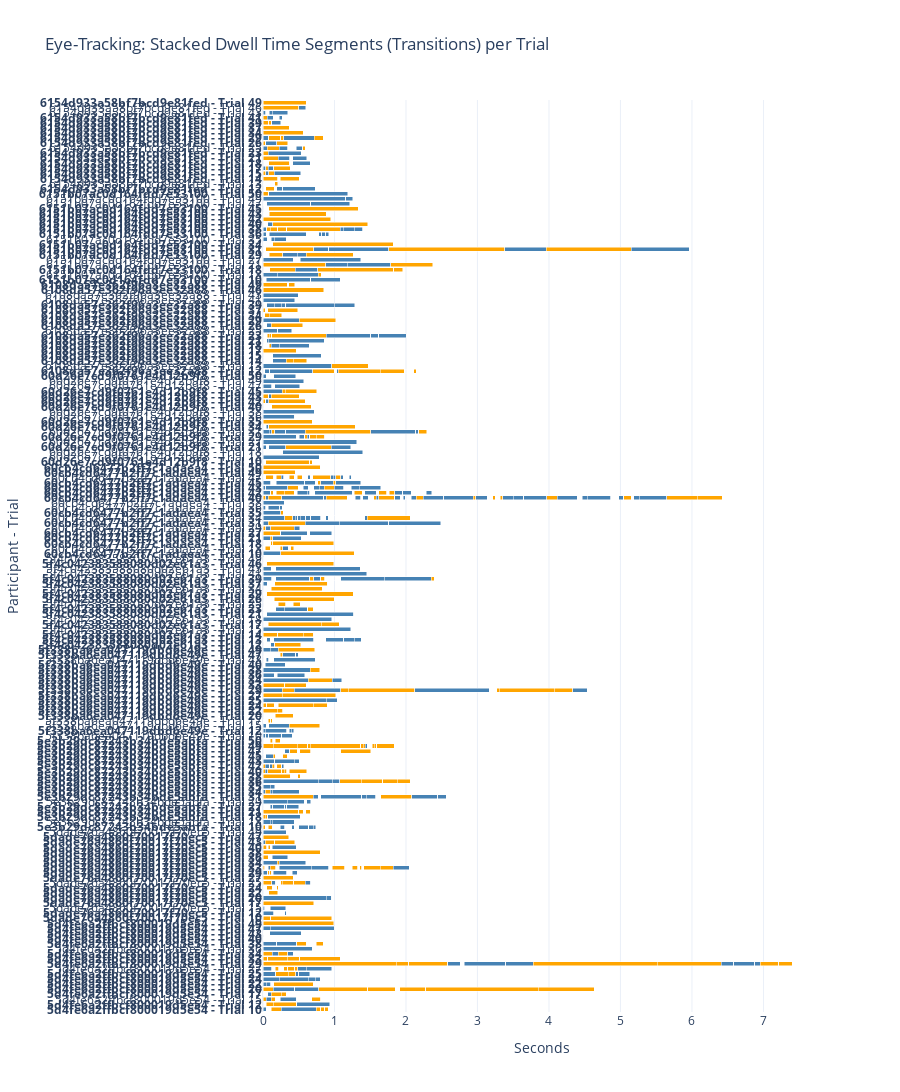

The code cell stored with this chart in its notebook:
### Code cell
import plotly.graph_objects as go
transparent_color = 'hsva(0, 0%, 100%, 0)'
fig = go.Figure()

# Collect all y-tick labels and which should be bold
yticks = []
yticks_bold = set()

for participant in [p for p in et_df['participant_id'].unique() if p not in list_of_participants_to_remove]:
    df_part = et_df[et_df['participant_id'] == participant]
    sorted_trials = sorted(df_part['trial'].unique(), key=lambda x: float(x) if str(x).replace('.', '', 1).isdigit() else x)
    for trial in sorted_trials:
        label = f"{participant} - Trial {trial}"
        yticks.append(label)

        et_row = df_part[df_part['trial'] == trial]
        dominant = et_row['dominant'].iloc[0] if not et_row.empty else None
        lf_row = longform[(longform['participant_id'] == participant) & (longform['trial'] == trial)]
        choice = lf_row['choice'].iloc[0] if not lf_row.empty else None

        if dominant is not None and choice is not None and dominant == choice:
            yticks_bold.add(label)

        et_file = os.path.join(et_dir, f"{participant}.csv")
        df_et = pd.read_csv(et_file)
        df_et.columns = [c.lower() for c in df_et.columns]
        trial_col = 'trial' if 'trial' in df_et.columns else [c for c in df_et.columns if 'trial' in c][0]
        g = df_et[df_et[trial_col] == trial].copy()

        canvas_state = np.where(
            (g['_left_canvas'] == 1) & (g['_right_canvas'] == 0), 'L',
            np.where(
                (g['_right_canvas'] == 1) & (g['_left_canvas'] == 0), 'R',
                np.where(
                    (g['_left_canvas'] == 0) & (g['_right_canvas'] == 0), 'N', 'B'
                )
            )
        )
        transitions_idx = np.where(canvas_state[1:] != canvas_state[:-1])[0] + 1
        segment_starts = np.concatenate(([0], transitions_idx))
        segment_ends = np.concatenate((transitions_idx, [len(canvas_state)]))
        times = g['times'].values  # times are timestamps in ms
        for seg_start, seg_end in zip(segment_starts, segment_ends):
            seg = g.iloc[seg_start:seg_end]
            if len(seg) > 0:
                start_time = seg['times'].iloc[0]
                end_time = seg['times'].iloc[-1]
                seg_time = (end_time - start_time) / 1000  # duration in seconds
            else:
                seg_time = 0
            if ((seg['_left_canvas'] == 1) & (seg['_right_canvas'] == 0)).all():
                side = 'Left'
                color = 'steelblue'
            elif ((seg['_right_canvas'] == 1) & (seg['_left_canvas'] == 0)).all():
                side = 'Right'
                color = 'orange'
            elif ((seg['_left_canvas'] == 0) & (seg['_right_canvas'] == 0)).all():
                side = 'None'
                color = transparent_color
            else:
                side = 'Both'
                color = "red" #transparent
            fig.add_trace(go.Bar(
                x=[seg_time],
                y=[label],
                name=side,
                marker_color=color,
                orientation='h',
                showlegend=False
            ))

# Build tickvals and ticktext with bolding
tickvals = yticks
ticktext = [f"<b>{t}</b>" if t in yticks_bold else t for t in yticks]

fig.update_layout(
    template='plotly_white', #_dark
    barmode='stack',
    title='Eye-Tracking: Stacked Dwell Time Segments (Transitions) per Trial',
    xaxis_title='Seconds',
    yaxis_title='Participant - Trial',
    legend_title='Side',
    height=1200,
    yaxis=dict(
        tickvals=tickvals,
        ticktext=ticktext
    )
)
fig.show()
